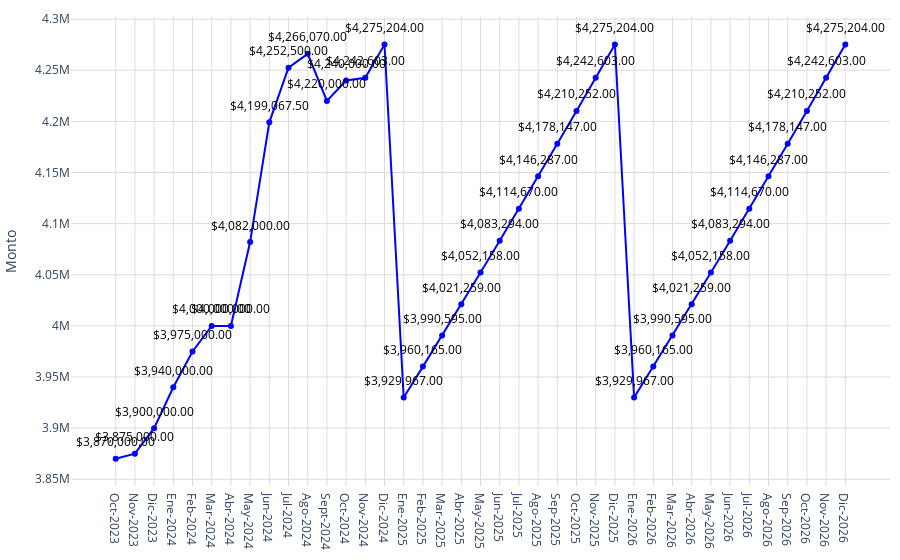

Here is the notebook cell this chart was saved with:
### Code cell
# Datos
año = df_promedio_proyección['label']
promedio = df_promedio_proyección['promedio']

# Crear una función para formatear los valores grandes en palabras en español
def formatear_numero(valor):
    if valor >= 1_000_000_000_000:
        return f'{valor / 1_000_000_000:.2f} billones'
    elif valor >= 1_000_000_000:
        return f'{valor / 1_000_000_000:.0f} mil millones'  # Mil millones
    elif valor >= 1_000_000:
        return f'{valor / 1_000_000:.0f} millones'  # Millones
    elif valor >= 1_000:
        return f'{valor / 1_000:.0f} mil'  # Mil
    else:
        return str(valor)
# Configurar los valores y el texto del eje Y
tickvals = [2500000000,3000000000,3200000000]
ticktext = [formatear_numero(val) for val in tickvals]

fig = go.Figure()
fig.add_trace(go.Scatter(
    x=año,
    y=promedio,
    mode='markers+lines',
    marker=dict(color='blue'),
))
# Agregar anotaciones para mostrar los valores encima de los puntos
for a, p in zip(año, promedio):
    fig.add_annotation(
        x=a,
        y=p,
        text=f"${p:,.2f}",  # Formatear el valor del promedio como moneda
        showarrow=False,
        font=dict(color='black', size=12),
        xshift=0,
        yshift=17,
        textangle=0
    )
# Actualizar diseño
fig.update_layout(
    #title='Plusvalía estimada',   
    yaxis=dict(
        title="Monto",
        gridwidth=1,  # Ancho de las líneas de la cuadrícula
        gridcolor='#dddcda', 

    ),
    xaxis=dict(
        gridcolor='#dddcda', 
        tickmode='array',
        tickvals=año,
        ticktext=año
    ),
    plot_bgcolor='rgba(0,0,0,0)',
        margin=dict(l=10, r=10, t=10, b=10)
)
fig.show()

### Figure 1 — Plotly figure (JSON) as saved in the notebook; plotly's stock layout.template omitted (floating-point values rounded to 4 significant figures)
{"data": [{"marker": {"color": "blue"}, "mode": "markers+lines", "type": "scatter", "x": ["Oct-2023", "Nov-2023", "Dic-2023", "Ene-2024", "Feb-2024", "Mar-2024", "Abr-2024", "May-2024", "Jun-2024", "Jul-2024", "Ago-2024", "Sept-2024", "Oct-2024", "Nov-2024", "Dic-2024", "Ene-2025", "Feb-2025", "Mar-2025", "Abr-2025", "May-2025", "Jun-2025", "Jul-2025", "Ago-2025", "Sep-2025", "Oct-2025", "Nov-2025", "Dic-2025", "Ene-2026", "Feb-2026", "Mar-2026", "Abr-2026", "May-2026", "Jun-2026", "Jul-2026", "Ago-2026", "Sep-2026", "Oct-2026", "Nov-2026", "Dic-2026"], "y": [3870000, 3875000, 3900000, 3940000, 3975000, 4000000, 4000000, 4082000, 4199000.0, 4252500, 4266070, 4220000, 4240000, 4242603, 4275204, 3929967, 3960165, 3990595, 4021259, 4052158, 4083294, 4114670, 4146287, 4178147, 4210252, 4242603, 4275204, 3929967, 3960165, 3990595, 4021259, 4052158, 4083294, 4114670, 4146287, 4178147, 4210252, 4242603, 4275204]}], "layout": {"annotations": [{"font": {"color": "black", "size": 12}, "showarrow": false, "text": "$3,870,000.00", "textangle": 0, "x": "Oct-2023", "xshift": 0, "y": 3870000, "yshift": 17}, {"font": {"color": "black", "size": 12}, "showarrow": false, "text": "$3,875,000.00", "textangle": 0, "x": "Nov-2023", "xshift": 0, "y": 3875000, "yshift": 17}, {"font": {"color": "black", "size": 12}, "showarrow": false, "text": "$3,900,000.00", "textangle": 0, "x": "Dic-2023", "xshift": 0, "y": 3900000, "yshift": 17}, {"font": {"color": "black", "size": 12}, "showarrow": false, "text": "$3,940,000.00", "textangle": 0, "x": "Ene-2024", "xshift": 0, "y": 3940000, "yshift": 17}, {"font": {"color": "black", "size": 12}, "showarrow": false, "text": "$3,975,000.00", "textangle": 0, "x": "Feb-2024", "xshift": 0, "y": 3975000, "yshift": 17}, {"font": {"color": "black", "size": 12}, "showarrow": false, "text": "$4,000,000.00", "textangle": 0, "x": "Mar-2024", "xshift": 0, "y": 4000000, "yshift": 17}, {"font": {"color": "black", "size": 12}, "showarrow": false, "text": "$4,000,000.00", "textangle": 0, "x": "Abr-2024", "xshift": 0, "y": 4000000, "yshift": 17}, {"font": {"color": "black", "size": 12}, "showarrow": false, "text": "$4,082,000.00", "textangle": 0, "x": "May-2024", "xshift": 0, "y": 4082000, "yshift": 17}, {"font": {"color": "black", "size": 12}, "showarrow": false, "text": "$4,199,067.50", "textangle": 0, "x": "Jun-2024", "xshift": 0, "y": 4199000.0, "yshift": 17}, {"font": {"color": "black", "size": 12}, "showarrow": false, "text": "$4,252,500.00", "textangle": 0, "x": "Jul-2024", "xshift": 0, "y": 4252500, "yshift": 17}, {"font": {"color": "black", "size": 12}, "showarrow": false, "text": "$4,266,070.00", "textangle": 0, "x": "Ago-2024", "xshift": 0, "y": 4266070, "yshift": 17}, {"font": {"color": "black", "size": 12}, "showarrow": false, "text": "$4,220,000.00", "textangle": 0, "x": "Sept-2024", "xshift": 0, "y": 4220000, "yshift": 17}, {"font": {"color": "black", "size": 12}, "showarrow": false, "text": "$4,240,000.00", "textangle": 0, "x": "Oct-2024", "xshift": 0, "y": 4240000, "yshift": 17}, {"font": {"color": "black", "size": 12}, "showarrow": false, "text": "$4,242,603.00", "textangle": 0, "x": "Nov-2024", "xshift": 0, "y": 4242603, "yshift": 17}, {"font": {"color": "black", "size": 12}, "showarrow": false, "text": "$4,275,204.00", "textangle": 0, "x": "Dic-2024", "xshift": 0, "y": 4275204, "yshift": 17}, {"font": {"color": "black", "size": 12}, "showarrow": false, "text": "$3,929,967.00", "textangle": 0, "x": "Ene-2025", "xshift": 0, "y": 3929967, "yshift": 17}, {"font": {"color": "black", "size": 12}, "showarrow": false, "text": "$3,960,165.00", "textangle": 0, "x": "Feb-2025", "xshift": 0, "y": 3960165, "yshift": 17}, {"font": {"color": "black", "size": 12}, "showarrow": false, "text": "$3,990,595.00", "textangle": 0, "x": "Mar-2025", "xshift": 0, "y": 3990595, "yshift": 17}, {"font": {"color": "black", "size": 12}, "showarrow": false, "text": "$4,021,259.00", "textangle": 0, "x": "Abr-2025", "xshift": 0, "y": 4021259, "yshift": 17}, {"font": {"color": "black", "size": 12}, "showarrow": false, "text": "$4,052,158.00", "textangle": 0, "x": "May-2025", "xshift": 0, "y": 4052158, "yshift": 17}, {"font": {"color": "black", "size": 12}, "showarrow": false, "text": "$4,083,294.00", "textangle": 0, "x": "Jun-2025", "xshift": 0, "y": 4083294, "yshift": 17}, {"font": {"color": "black", "size": 12}, "showarrow": false, "text": "$4,114,670.00", "textangle": 0, "x": "Jul-2025", "xshift": 0, "y": 4114670, "yshift": 17}, {"font": {"color": "black", "size": 12}, "showarrow": false, "text": "$4,146,287.00", "textangle": 0, "x": "Ago-2025", "xshift": 0, "y": 4146287, "yshift": 17}, {"font": {"color": "black", "size": 12}, "showarrow": false, "text": "$4,178,147.00", "textangle": 0, "x": "Sep-2025", "xshift": 0, "y": 4178147, "yshift": 17}, {"font": {"color": "black", "size": 12}, "showarrow": false, "text": "$4,210,252.00", "textangle": 0, "x": "Oct-2025", "xshift": 0, "y": 4210252, "yshift": 17}, {"font": {"color": "black", "size": 12}, "showarrow": false, "text": "$4,242,603.00", "textangle": 0, "x": "Nov-2025", "xshift": 0, "y": 4242603, "yshift": 17}, {"font": {"color": "black", "size": 12}, "showarrow": false, "text": "$4,275,204.00", "textangle": 0, "x": "Dic-2025", "xshift": 0, "y": 4275204, "yshift": 17}, {"font": {"color": "black", "size": 12}, "showarrow": false, "text": "$3,929,967.00", "textangle": 0, "x": "Ene-2026", "xshift": 0, "y": 3929967, "yshift": 17}, {"font": {"color": "black", "size": 12}, "showarrow": false, "text": "$3,960,165.00", "textangle": 0, "x": "Feb-2026", "xshift": 0, "y": 3960165, "yshift": 17}, {"font": {"color": "black", "size": 12}, "showarrow": false, "text": "$3,990,595.00", "textangle": 0, "x": "Mar-2026", "xshift": 0, "y": 3990595, "yshift": 17}, {"font": {"color": "black", "size": 12}, "showarrow": false, "text": "$4,021,259.00", "textangle": 0, "x": "Abr-2026", "xshift": 0, "y": 4021259, "yshift": 17}, {"font": {"color": "black", "size": 12}, "showarrow": false, "text": "$4,052,158.00", "textangle": 0, "x": "May-2026", "xshift": 0, "y": 4052158, "yshift": 17}, {"font": {"color": "black", "size": 12}, "showarrow": false, "text": "$4,083,294.00", "textangle": 0, "x": "Jun-2026", "xshift": 0, "y": 4083294, "yshift": 17}, {"font": {"color": "black", "size": 12}, "showarrow": false, "text": "$4,114,670.00", "textangle": 0, "x": "Jul-2026", "xshift": 0, "y": 4114670, "yshift": 17}, {"font": {"color": "black", "size": 12}, "showarrow": false, "text": "$4,146,287.00", "textangle": 0, "x": "Ago-2026", "xshift": 0, "y": 4146287, "yshift": 17}, {"font": {"color": "black", "size": 12}, "showarrow": false, "text": "$4,178,147.00", "textangle": 0, "x": "Sep-2026", "xshift": 0, "y": 4178147, "yshift": 17}, {"font": {"color": "black", "size": 12}, "showarrow": false, "text": "$4,210,252.00", "textangle": 0, "x": "Oct-2026", "xshift": 0, "y": 4210252, "yshift": 17}, {"font": {"color": "black", "size": 12}, "showarrow": false, "text": "$4,242,603.00", "textangle": 0, "x": "Nov-2026", "xshift": 0, "y": 4242603, "yshift": 17}, {"font": {"color": "black", "size": 12}, "showarrow": false, "text": "$4,275,204.00", "textangle": 0, "x": "Dic-2026", "xshift": 0, "y": 4275204, "yshift": 17}], "margin": {"b": 10, "l": 10, "r": 10, "t": 10}, "plot_bgcolor": "rgba(0,0,0,0)", "xaxis": {"gridcolor": "#dddcda", "tickmode": "array", "ticktext": ["Oct-2023", "Nov-2023", "Dic-2023", "Ene-2024", "Feb-2024", "Mar-2024", "Abr-2024", "May-2024", "Jun-2024", "Jul-2024", "Ago-2024", "Sept-2024", "Oct-2024", "Nov-2024", "Dic-2024", "Ene-2025", "Feb-2025", "Mar-2025", "Abr-2025", "May-2025", "Jun-2025", "Jul-2025", "Ago-2025", "Sep-2025", "Oct-2025", "Nov-2025", "Dic-2025", "Ene-2026", "Feb-2026", "Mar-2026", "Abr-2026", "May-2026", "Jun-2026", "Jul-2026", "Ago-2026", "Sep-2026", "Oct-2026", "Nov-2026", "Dic-2026"], "tickvals": ["Oct-2023", "Nov-2023", "Dic-2023", "Ene-2024", "Feb-2024", "Mar-2024", "Abr-2024", "May-2024", "Jun-2024", "Jul-2024", "Ago-2024", "Sept-2024", "Oct-2024", "Nov-2024", "Dic-2024", "Ene-2025", "Feb-2025", "Mar-2025", "Abr-2025", "May-2025", "Jun-2025", "Jul-2025", "Ago-2025", "Sep-2025", "Oct-2025", "Nov-2025", "Dic-2025", "Ene-2026", "Feb-2026", "Mar-2026", "Abr-2026", "May-2026", "Jun-2026", "Jul-2026", "Ago-2026", "Sep-2026", "Oct-2026", "Nov-2026", "Dic-2026"]}, "yaxis": {"gridcolor": "#dddcda", "gridwidth": 1, "title": {"text": "Monto"}}}}
